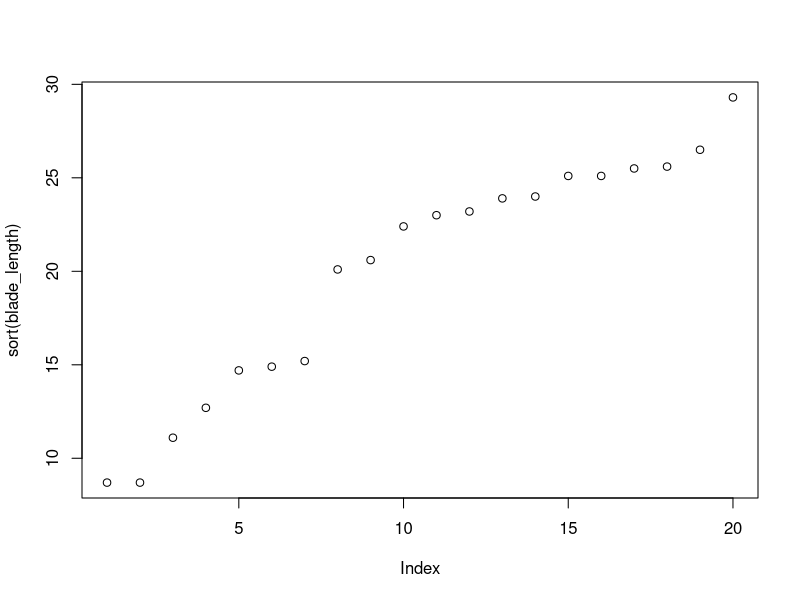
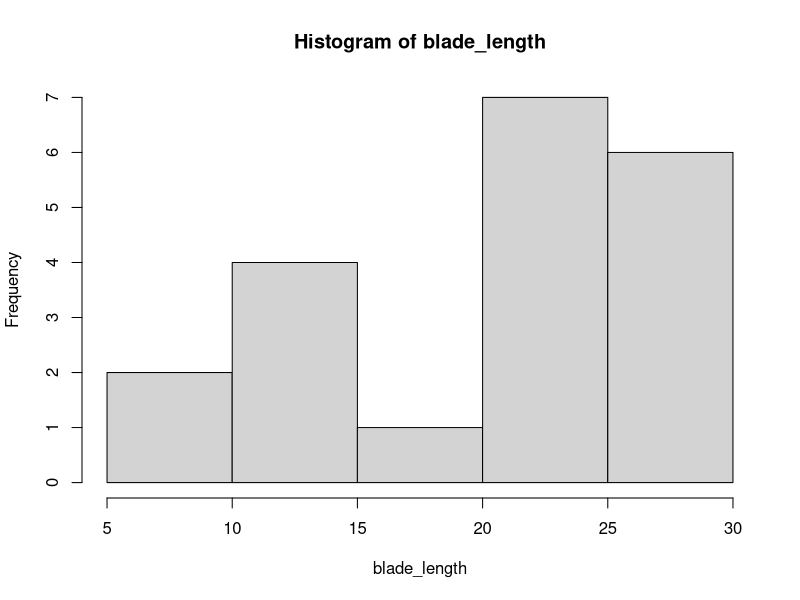
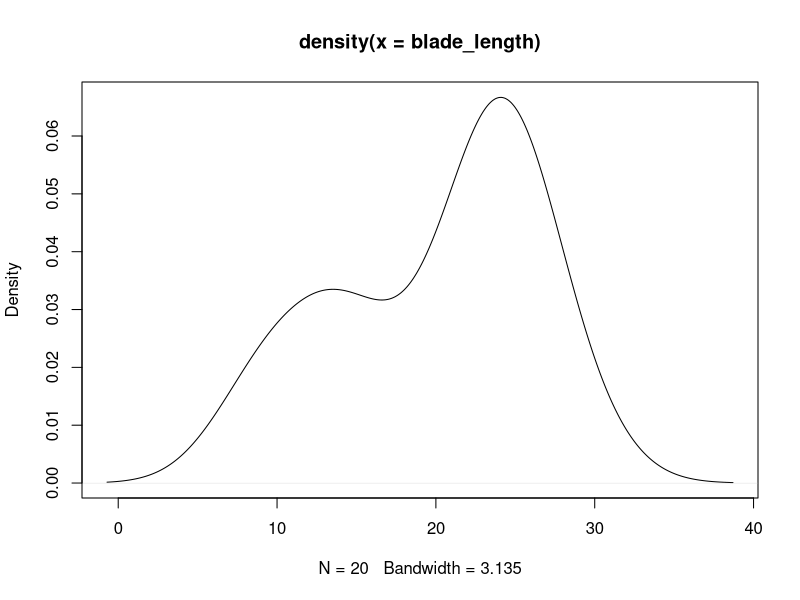
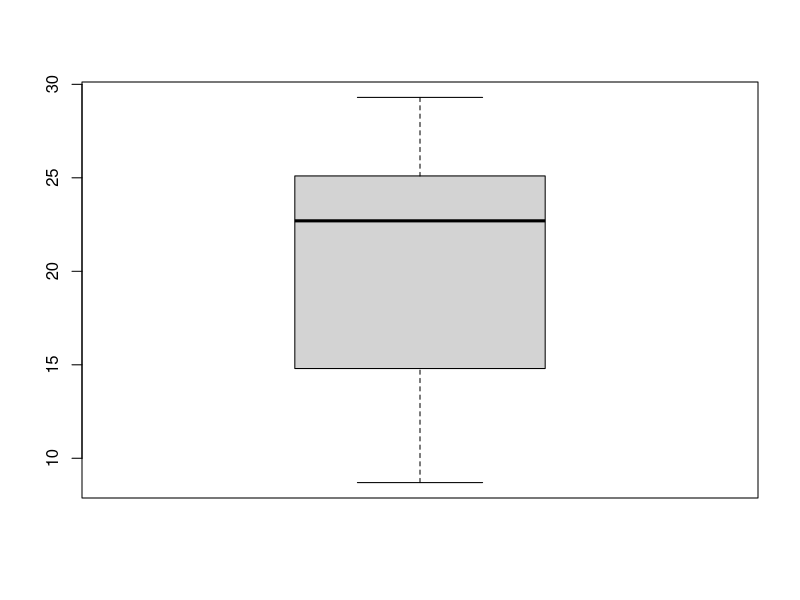
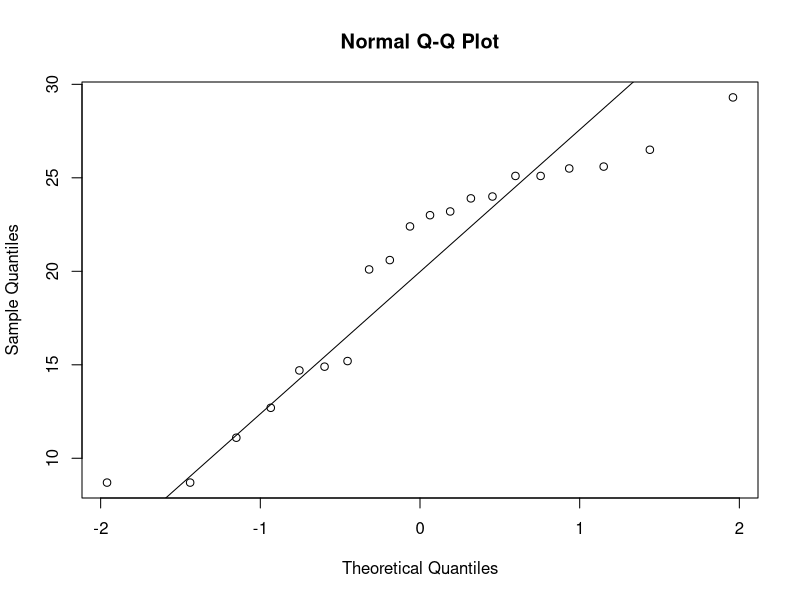
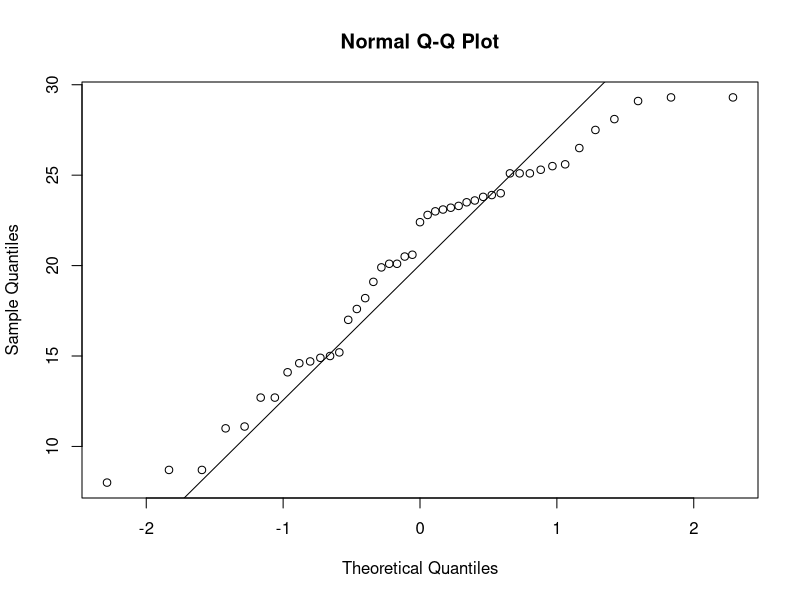
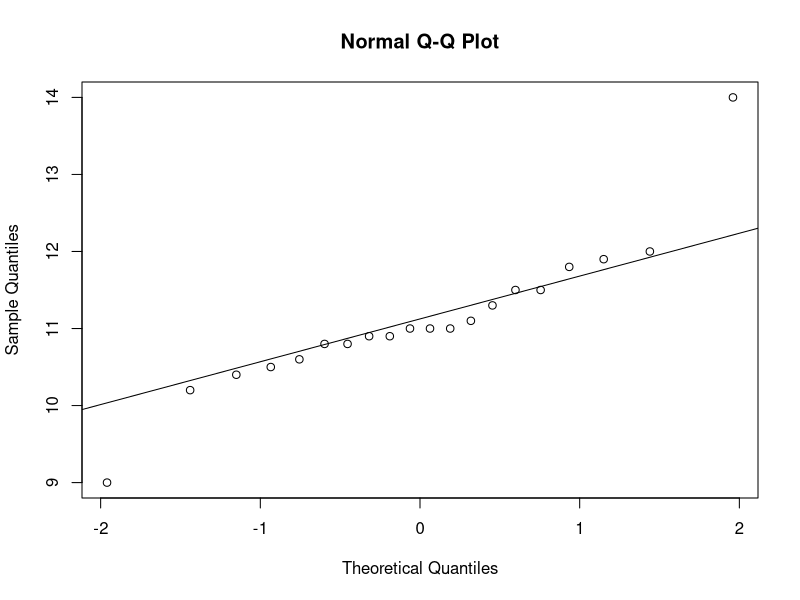
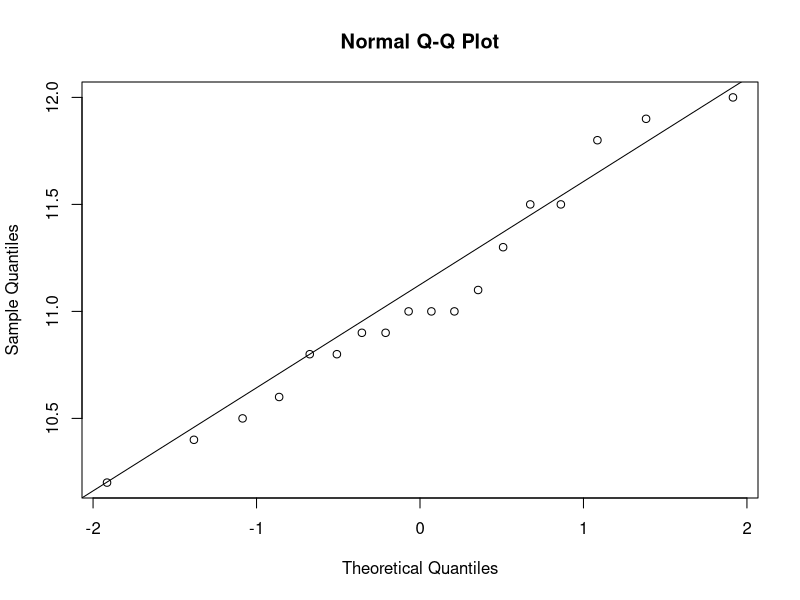

Write the R code that produced these figures, in order.
## ---- chunk 1
#knitr::opts_knit$set(root.dir = '07_session/')
xfun::pkg_load2(c("htmltools", "mime", "DiagrammeR"))
remove(list = ls())
## ---- chunk 2
library(DiagrammeR)

grViz("digraph {
      # node definitions with substituted label text
      node [fontname = Helvetica, shape = rectangle]        
      tab1 [label = '@@1', shape='diamond']
      tab2 [label = '@@2', shape='diamond']
      tab3 [label = '@@3']
      tab4 [label = '@@4']
      tab5 [label = '@@5']

      # edge definitions with the node IDs
      tab1 -> tab2[label='yes'];
      tab2 -> tab3[label='yes'];
      tab2 -> tab4[label='no'];
      tab1 -> tab5[label='no'];
      }

      [1]: 'normal distributed?\\nks.test; shapiro.test'
      [2]: 'homogenous variances?\\nf.test'
      [3]: 't.test'
      [4]: 't.test with \\n welch correction'
      [5]: 'Non-Parametric Tests'
      ")

## ---- chunk 3
blade_length<-c(14.9, 24.0, 8.7, 29.3, 25.5, 23.9, 22.4,
                12.7, 8.7, 25.1, 25.6, 14.7, 23.0, 23.2,
                26.5, 11.1, 15.2, 20.6, 20.1, 25.1)
## ---- chunk 4
ks.test(blade_length,"pnorm",mean(blade_length),sd(blade_length))
## ---- chunk 5
shapiro.test(blade_length)
## ---- chunk 6
plot(sort(blade_length))
## ---- chunk 7
hist(blade_length)
plot(density(blade_length))
## ---- chunk 8
boxplot(blade_length)
## ---- chunk 9
qqnorm(blade_length)
qqline(blade_length)
## ---- chunk 10
blade_length <- read.csv("blade_length.csv")
shapiro.test(blade_length$length)

qqnorm(blade_length$length)
qqline(blade_length$length)
## ---- chunk 11
dressel <- read.csv2("henkel_amphoren.csv")
## ---- chunk 12
shapiro.test(dressel$henkellaenge)
## ---- chunk 13
qqnorm(dressel$henkellaenge)
qqline(dressel$henkellaenge)
## ---- chunk 14
outliers <- c(which.max(dressel$henkellaenge),
              which.min(dressel$henkellaenge)
              )

shapiro.test(dressel$henkellaenge[-outliers])
qqnorm(dressel$henkellaenge[-outliers])
qqline(dressel$henkellaenge[-outliers])
## ---- chunk 15
var.test(length~site,data=blade_length)
## ---- chunk 16
marae <- read.csv("marae.csv")
## ---- chunk 17
head(marae)
str(marae)
## ---- chunk 18
var.test(size ~ valley, data = marae)
## ---- chunk 19
boxplot(size ~ valley, data = marae)
## ---- chunk 20
t.test(length ~ site, data=blade_length, var.equal=T)
## ---- chunk 21
blade_length3 <- read.csv("blade_length3.csv")

var.test(length ~ site, data = blade_length3)
## ---- chunk 22
t.test(length ~ site, data = blade_length3)
## ---- chunk 23
A <- rnorm(20)
B <- rnorm(20) + 0.5
## ---- chunk 24
t.test(A,B, var.equal=T)
## ---- chunk 25
t.test(A,B, data=sim_data)
## ---- chunk 26
settlements <- read.csv("settlements.csv")
{{settlements$wetness <- factor(settlements$wetness)}}
head(settlements)
## ---- chunk 27
p.adjust(c(0.2869584, 1.939408e-07, 3.436855e-05), method = "bonferroni")
## ---- chunk 28
boxplot(size~wetness, data=settlements)
## ---- chunk 29
summary(aov(size~wetness, data=settlements))
## ---- chunk 30
summary.lm(aov(size~wetness, data=settlements))
## ---- chunk 31
wetness.new<-relevel(settlements$wetness, ref ="medium")
summary.lm(aov(settlements$size~wetness.new))
## ---- chunk 32
pairwise.t.test(settlements$size,settlements$wetness,
p.adjust="bonferroni")
## ---- chunk 33
boxplot(size~regions, data=settlements)
## ---- chunk 34
interaction.plot(settlements$wetness, settlements$regions,
settlements$size)
## ---- chunk 35
summary(aov(size~wetness*regions, data=settlements))
